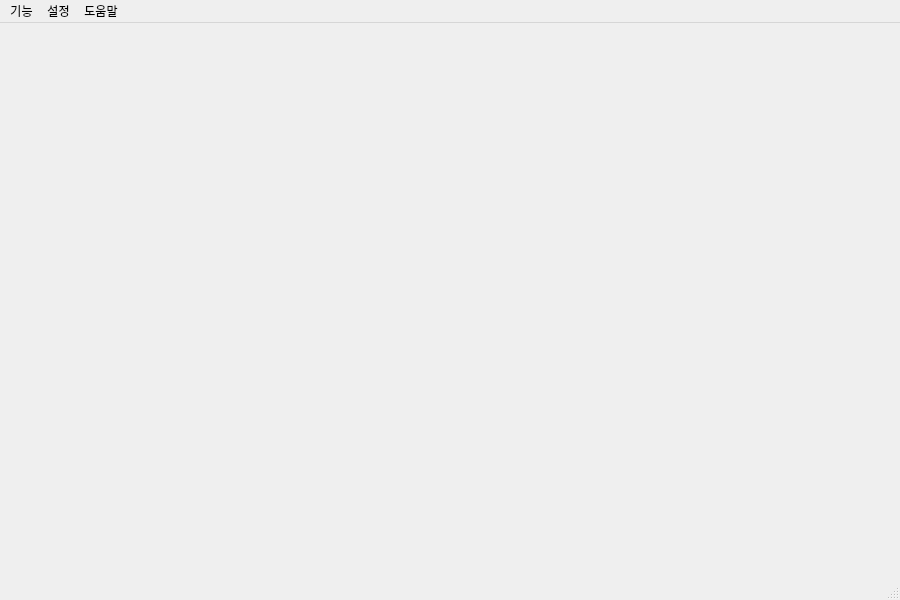
<?xml version="1.0" encoding="UTF-8"?>
<ui version="4.0">
 <class>MainWindow</class>
 <widget class="QMainWindow" name="MainWindow">
  <property name="geometry">
   <rect>
    <x>0</x>
    <y>0</y>
    <width>900</width>
    <height>600</height>
   </rect>
  </property>
  <property name="windowTitle">
   <string>MainWindow</string>
  </property>
  <widget class="QWidget" name="centralwidget"/>
  <widget class="QStatusBar" name="statusbar"/>
  <widget class="QMenuBar" name="menubar">
   <property name="geometry">
    <rect>
     <x>0</x>
     <y>0</y>
     <width>900</width>
     <height>21</height>
    </rect>
   </property>
   <widget class="QMenu" name="menu">
    <property name="title">
     <string>기능</string>
    </property>
    <addaction name="actionLogin"/>
    <addaction name="actionLogout"/>
    <addaction name="actionExit"/>
   </widget>
   <widget class="QMenu" name="menu_2">
    <property name="title">
     <string>설정</string>
    </property>
    <addaction name="actionItemList"/>
    <addaction name="actionTradeInit"/>
    <addaction name="actionAutoTrade"/>
   </widget>
   <widget class="QMenu" name="menu_3">
    <property name="title">
     <string>도움말</string>
    </property>
    <addaction name="actionVersion"/>
   </widget>
   <addaction name="menu"/>
   <addaction name="menu_2"/>
   <addaction name="menu_3"/>
  </widget>
  <action name="actionVersion">
   <property name="text">
    <string>버전</string>
   </property>
  </action>
  <action name="actionLogin">
   <property name="text">
    <string>로그인</string>
   </property>
  </action>
  <action name="actionLogout">
   <property name="text">
    <string>로그아웃</string>
   </property>
  </action>
  <action name="actionExit">
   <property name="text">
    <string>종료</string>
   </property>
  </action>
  <action name="actionItemList">
   <property name="text">
    <string>거래종목설정</string>
   </property>
  </action>
  <action name="actionTradeInit">
   <property name="text">
    <string>초기거래설정</string>
   </property>
  </action>
  <action name="actionAutoTrade">
   <property name="text">
    <string>자동매매설정</string>
   </property>
  </action>
 </widget>
 <resources/>
 <connections/>
</ui>
